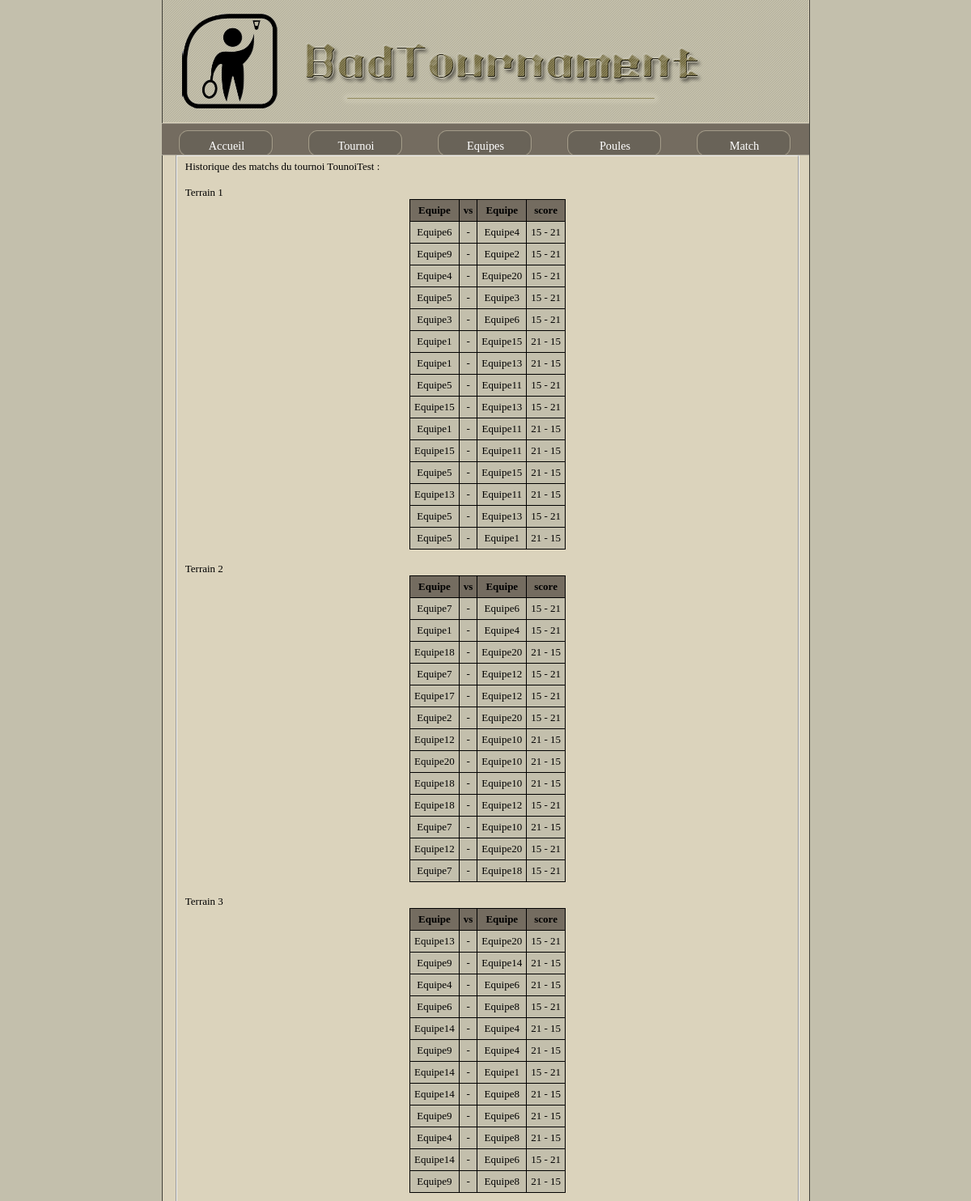
The app's page /matchs.php?fini=3 (upper part) with its own data.
### tables this page shows
CREATE TABLE IF NOT EXISTS `tournoi` (
  `idtournoi` int(10) unsigned NOT NULL AUTO_INCREMENT,
  `nomtournoi` varchar(50) DEFAULT NULL,
  `nbterrain` int(3) DEFAULT NULL,
  `nbjoueurparpoule` int(3) DEFAULT NULL,
  `nbpoule` int(3) DEFAULT NULL,
  `idcat` char(4) DEFAULT NULL,
  `estGenere` int(1) NOT NULL DEFAULT '0',
  PRIMARY KEY (`idtournoi`),
  KEY `fk_tournoi_categorie` (`idcat`)
);

CREATE TABLE IF NOT EXISTS `matchs` (
  `idmatch` int(10) unsigned NOT NULL AUTO_INCREMENT,
  `idequipe1` int(10) unsigned DEFAULT NULL,
  `idequipe2` int(10) unsigned DEFAULT NULL,
  `score1` int(2) DEFAULT NULL,
  `score2` int(2) DEFAULT NULL,
  `heurematch` date DEFAULT NULL,
  `estfini` tinyint(1) DEFAULT NULL,
  `estEnCours` tinyint(1) DEFAULT NULL,
  `idtournoi` int(10) unsigned DEFAULT NULL,
  `idtypematch` int(10) unsigned DEFAULT NULL,
  `idterrainjoue` int(10) unsigned DEFAULT NULL,
  PRIMARY KEY (`idmatch`),
  KEY `fk_matchs_tournoi` (`idtournoi`),
  KEY `fk_match_equipe1` (`idequipe1`),
  KEY `fk_match_equipe2` (`idequipe2`),
  KEY `fk_match_typematch` (`idtypematch`)
);

CREATE TABLE IF NOT EXISTS `equipe` (
  `idequipe` int(10) unsigned NOT NULL AUTO_INCREMENT,
  `nomequipe` varchar(50) DEFAULT NULL,
  `nbvictoire` int(2) DEFAULT NULL,
  `nbdefaite` int(2) DEFAULT NULL,
  `idpoule` int(10) unsigned DEFAULT NULL,
  `idtournoi` int(10) unsigned DEFAULT NULL,
  PRIMARY KEY (`idequipe`),
  KEY `fk_equipe_poule` (`idpoule`),
  KEY `fk_equipe_tournoi` (`idtournoi`)
);

### matchs.php (the view, shortened to what this page needs)
<!DOCTYPE HTML PUBLIC "-//W3C//DTD HTML 4.01 Transitional//EN"
"http://www.w3.org/TR/html4/loose.dtd">
<html xmlns="http://www.w3.org/1999/xhtml" xml:lang="fr" >
   <head>
	   <link rel="stylesheet" media="screen" type="text/css" title="design" href="style.css" />
	 </head>
   <body>
   		<?php include("banniere.php");
			  include("menu.php"); ?>
	<div id="contenu">
	<?php
	$idtournoi = $_SESSION['idtournoi'];
	if(isset($_GET['fini']))
	{
		if(isset($_POST['valider']))
		{
			if(!($_SESSION['lastAction'] == 2))
				echo "L'action précedent est impossible pour ce traitement , veuillez rafraichir la page.";
			else
			{
				$_SESSION['lastAction'] = 3;
				for($i=0;$i<$_SESSION['nbMatchs'];$i++)
				{
					mysql_query("UPDATE matchs SET estfini = 1 ,estEnCours = 0 WHERE idtournoi = '".$idtournoi."' AND idmatch = '".$_SESSION['tabMatchs'][$i]."' ;")
						OR DIE(mysql_error());
					 $label1 = "p".$i;
					 $label2 = "q".$i;
					 $score1 = $_POST[$label1];
					 $score2 = $_POST[$label2];
					 mysql_query("UPDATE matchs SET score1 =".$score1.", score2 =".$score2." WHERE idmatch = '".$_SESSION['tabMatchs'][$i]."';");
					 if($score1 > $score2)
					 {
						mysql_query("UPDATE equipe SET nbvictoire = nbvictoire +1 WHERE idequipe = '".$_SESSION['tabIdEquipes'][$i][0]."';");
						mysql_query("UPDATE equipe SET nbdefaite  = nbdefaite  +1 WHERE idequipe = '".$_SESSION['tabIdEquipes'][$i][1]."';");
					 }
					 if($score1 < $score2)
					 {
						mysql_query("UPDATE equipe SET nbvictoire = nbvictoire +1 WHERE idequipe = '".$_SESSION['tabIdEquipes'][$i][1]."';");
						mysql_query("UPDATE equipe SET nbdefaite  = nbdefaite  +1 WHERE idequipe = '".$_SESSION['tabIdEquipes'][$i][0]."';");
					 }
					 if($score1 == $score2)
					 {
						mysql_query("UPDATE equipe SET nbvictoire = nbvictoire +1 WHERE idequipe = '".$_SESSION['tabIdEquipes'][$i][0]."'
																			OR 	 idequipe = '".$_SESSION['tabIdEquipes'][$i][1]."' ;");
					 }
					 $resultat = mysql_query("select * from deroulementmatch where idtournoi = '".$idtournoi."' AND idmatch = '".$_SESSION['tabMatchs'][$i]."';") ;
					 $ligne = mysql_fetch_array($resultat);
					$idTerrain = $ligne['idterrain'];
					mysql_query("UPDATE matchs SET idterrainjoue = ".$idTerrain." WHERE idtournoi = '".$idtournoi."' AND idmatch = ".$_SESSION['tabMatchs'][$i].";");
					mysql_query("UPDATE deroulementmatch SET ordre = ordre -1 WHERE idtournoi = '".$idtournoi."' AND idterrain ='".$idTerrain."';") OR DIE(mysql_error());
					mysql_query("DELETE from deroulementmatch WHERE idtournoi = '".$idtournoi."' AND idmatch = '".$_SESSION['tabMatchs'][$i]."';") OR DIE(mysql_error());
					$ligne = mysql_fetch_array(mysql_query("select * from deroulementmatch WHERE idtournoi = '".$idtournoi."' AND idterrain = '".$idTerrain."' AND ordre = 0 ;"));
					$idNewMatch = $ligne['idmatch'];
					mysql_query("UPDATE matchs SET estfini = 0 ,estEnCours = 1 WHERE idtournoi = '".$idtournoi."' AND idmatch = '".$idNewMatch."';");
				}
				$requeteVide = mysql_query("select * from deroulementmatch WHERE idtournoi = '".$idtournoi."' ;");
				if( !($ligneVide = mysql_fetch_array($requeteVide)))
				{
					$requeteVide = mysql_query("select * from matchs WHERE  idtournoi = '".$idtournoi."' and idtypematch = 5");
					if( $ligne = mysql_fetch_array($requeteVide))
						header("Location: classement.php");
					else
						header("Location: generermatchs.php");
				}
				else
					header("Location: matchs.php?fini=1");
			}
		}else
		{
			$requete = "select * from matchs;";
			$resultatTournoi = mysql_query("select * from tournoi WHERE idtournoi = '".$idtournoi."' ;");
			$ligneTournoi = mysql_fetch_array($resultatTournoi);
			echo '<fieldset>';
			if($_GET['fini'] == 1)
			{
				$requete = "select * from matchs m , deroulementmatch dm WHERE m.idtournoi = '".$idtournoi."'
							AND  m.estEnCours AND m.idmatch = dm.idmatch
							AND dm.ordre = 0 ORDER BY dm.idterrain,dm.ordre;";
				$resultat = mysql_query($requete);
				if(mysql_num_rows($resultat) == 0)
					echo "<br/><br/><br/><br/><center>Aucun matchs en cours trouvés pour le tournoi ".$ligneTournoi['nomtournoi']."</center>";
				else
				{
					echo'<form action="matchs.php?fini=1" method="post"><br /><br />';
					while($ligne = mysql_fetch_array($resultat))
					{
						$idmatch = $ligne['idmatch'];
						$res1 = mysql_query("select nomequipe as nomeq1 from equipe where idtournoi = '".$idtournoi."' AND idequipe = '$ligne[idequipe1]';");
						$nomEq1 = mysql_fetch_array($res1);
						$res2 = mysql_query("select nomequipe as nomeq2 from equipe where idtournoi = '".$idtournoi."' AND idequipe = '$ligne[idequipe2]';");
						$nomEq2 = mysql_fetch_array($res2);
						$resultatDeroulementMatch = mysql_query("select * from deroulementmatch WHERE idtournoi = '".$idtournoi."' AND idmatch = '".$idmatch."';");
						$ligneDeroulementMatch = mysql_fetch_array($resultatDeroulementMatch);
						$idTerrain = $ligneDeroulementMatch['idterrain'];
						$resultatTerrain = mysql_query("select * from terrains WHERE idterrain ='".$idTerrain."';");
						$ligneTerrain = mysql_fetch_array($resultatTerrain);
						echo '<input type="checkbox" name ="'.$idmatch.'" id="'.$idmatch.'"/>';
						echo $ligneTerrain['nomterrain'].' : '.$nomEq1['nomeq1'].' vs '.$nomEq2['nomeq2']."<br />";
					}
					echo '<br/><input type ="submit" value="Saisir les scores" name="saisir" id/><br/><br/><br/>';
					echo'</form>';
				}
			}else
			{
				if($_GET['fini'] == 3)
					$requete = "select * from matchs WHERE idtournoi = '".$idtournoi."'
								AND estfini AND !estEnCours ORDER BY idterrainjoue asc;";
				$result = mysql_query($requete);
				$resultatTournoi = mysql_query("select * from tournoi WHERE idtournoi = '".$idtournoi."' ;");
				$ligneTournoi = mysql_fetch_array($resultatTournoi);
				if(  mysql_num_rows($result) == 0)
				{
							echo "<br/><br/><br/><br/><center>Aucun matchs ";
							if($_GET['fini'] == 2)
								echo "à venir ";
							if($_GET['fini'] == 3)
								echo "finis ";
							echo "trouvés pour le tournoi ".$ligneTournoi['nomtournoi']."</center>";
				}else
				{
					if($_GET['fini'] == 3)
						echo 'Historique des matchs du tournoi '.$ligneTournoi['nomtournoi'].' : <br/><br/>';
					$nbTerrains = $ligneTournoi['nbterrain'];
					$idLastTerrain = 1;
					for($i  = 1;$i<= $nbTerrains;$i++)
					{
						echo 'Terrain '.$i.'<br />';
						echo '<table id="liste_equipe">
							<tr>
								<th>Equipe</th>
								<th>vs</th>
								<th>Equipe</th>';
							if($_GET['fini'] == 3)
								echo'<th>score</th>';
							else
								echo' <th>ordre</th>';
							echo'</tr>';
						$ligne = mysql_fetch_array($result);
						do
						{
							$idmatch = $ligne['idmatch'];
							$res1 = mysql_query("select nomequipe as nomeq1 from equipe where idtournoi = '".$idtournoi."' AND idequipe = '$ligne[idequipe1]';");
							$nomEq1 = mysql_fetch_array($res1);
							$res2 = mysql_query("select nomequipe as nomeq2 from equipe where idtournoi = '".$idtournoi."' AND idequipe = '$ligne[idequipe2]';");
							$nomEq2 = mysql_fetch_array($res2);
							if($_GET['fini'] == 3)
							{
								$resultatDeroulementMatch = mysql_query("select * from matchs WHERE idtournoi = '".$idtournoi."'
																		AND idmatch = '".$idmatch."';");
								$ligneDeroulementMatch = mysql_fetch_array($resultatDeroulementMatch);
							}
							if($nomEq1['nomeq1'] != null && $nomEq2['nomeq2'] != null)
							{
								echo '<tr>';
									echo '<td>';
										echo $nomEq1['nomeq1'];
									echo '</td>';
									echo '<td>';
										echo '-';
									echo '</td>';
									echo '<td>';
										echo $nomEq2['nomeq2'];
									echo '</td>';
								if($_GET['fini'] == 3)
								{
									echo '<td>';
										echo $ligne['score1'].' - '.$ligne['score2'];
									echo '</td>';
								}else
								{
									echo '<td>';
										echo $ligneDeroulementMatch['ordre'];
									echo '</td>';
								}
								echo '</tr>';
							}
							$ligne = mysql_fetch_array($result);
							if($_GET['fini'] == 2)
								$idLastTerrain = $ligne['idterrain'];
							else
								$idLastTerrain = $ligne['idterrainjoue'];
						}while($idLastTerrain == $i);
					echo '</table>';
					echo '<br />';
					}
				}
			}
			echo '</fieldset>';
		}
	}else
		echo '<br/><br/><br/><br/><center>Mauvais usage de la page</center>';
   	echo '</div>';
		include("pied_de_page.php"); ?>
	</body>
</html>

### style.css (style rules this page uses)
html { background:url("images/fond.png"); width:auto; height:auto; background-repeat:repeat; }
body { width:1000px; margin:auto; background-image:url("images/background.png"); background-repeat:repeat-y; font-family:verdana; font-size:small; }
#liste_equipe { background-color:#C3BFAC; margin: auto; border: medium solid #6495ed; border : 1px outset black; border-collapse: collapse; font-family:cursive; font-size:small; text-align:center; }
#liste_equipe td { padding:5px; text-align:center; border:1px solid black; }
#liste_equipe th { background-color:#746C60; border:1px solid black; text-align:center; padding : 5px; }
#contenu { margin-left:115px; margin-right:110px; text-align:justify; min-height: 150px; }

### records on screen
tournoi: nomtournoi "TounoiTest"
matchs: idequipe1.nomequipe "Equipe6", idequipe2.nomequipe "Equipe4", score1 "15", score2 "21"
matchs: idequipe1.nomequipe "Equipe9", idequipe2.nomequipe "Equipe2", score1 "15", score2 "21"
matchs: idequipe1.nomequipe "Equipe4", idequipe2.nomequipe "Equipe20", score1 "15", score2 "21"
matchs: idequipe1.nomequipe "Equipe5", idequipe2.nomequipe "Equipe3", score1 "15", score2 "21"
matchs: idequipe1.nomequipe "Equipe3", idequipe2.nomequipe "Equipe6", score1 "15", score2 "21"
matchs: idequipe1.nomequipe "Equipe1", idequipe2.nomequipe "Equipe15", score1 "21", score2 "15"
matchs: idequipe1.nomequipe "Equipe1", idequipe2.nomequipe "Equipe13", score1 "21", score2 "15"
matchs: idequipe1.nomequipe "Equipe5", idequipe2.nomequipe "Equipe11", score1 "15", score2 "21"
matchs: idequipe1.nomequipe "Equipe15", idequipe2.nomequipe "Equipe13", score1 "15", score2 "21"
matchs: idequipe1.nomequipe "Equipe1", idequipe2.nomequipe "Equipe11", score1 "21", score2 "15"
matchs: idequipe1.nomequipe "Equipe15", idequipe2.nomequipe "Equipe11", score1 "21", score2 "15"
matchs: idequipe1.nomequipe "Equipe5", idequipe2.nomequipe "Equipe15", score1 "21", score2 "15"
matchs: idequipe1.nomequipe "Equipe13", idequipe2.nomequipe "Equipe11", score1 "21", score2 "15"
matchs: idequipe1.nomequipe "Equipe5", idequipe2.nomequipe "Equipe13", score1 "15", score2 "21"
matchs: idequipe1.nomequipe "Equipe5", idequipe2.nomequipe "Equipe1", score1 "21", score2 "15"
matchs: idequipe1.nomequipe "Equipe7", idequipe2.nomequipe "Equipe6", score1 "15", score2 "21"
matchs: idequipe1.nomequipe "Equipe1", idequipe2.nomequipe "Equipe4", score1 "15", score2 "21"
matchs: idequipe1.nomequipe "Equipe18", idequipe2.nomequipe "Equipe20", score1 "21", score2 "15"
matchs: idequipe1.nomequipe "Equipe7", idequipe2.nomequipe "Equipe12", score1 "15", score2 "21"
matchs: idequipe1.nomequipe "Equipe17", idequipe2.nomequipe "Equipe12", score1 "15", score2 "21"
matchs: idequipe1.nomequipe "Equipe2", idequipe2.nomequipe "Equipe20", score1 "15", score2 "21"
matchs: idequipe1.nomequipe "Equipe12", idequipe2.nomequipe "Equipe10", score1 "21", score2 "15"
matchs: idequipe1.nomequipe "Equipe20", idequipe2.nomequipe "Equipe10", score1 "21", score2 "15"
matchs: idequipe1.nomequipe "Equipe18", idequipe2.nomequipe "Equipe10", score1 "21", score2 "15"
matchs: idequipe1.nomequipe "Equipe18", idequipe2.nomequipe "Equipe12", score1 "15", score2 "21"
matchs: idequipe1.nomequipe "Equipe7", idequipe2.nomequipe "Equipe10", score1 "21", score2 "15"
matchs: idequipe1.nomequipe "Equipe12", idequipe2.nomequipe "Equipe20", score1 "15", score2 "21"
matchs: idequipe1.nomequipe "Equipe7", idequipe2.nomequipe "Equipe18", score1 "15", score2 "21"
matchs: idequipe1.nomequipe "Equipe13", idequipe2.nomequipe "Equipe20", score1 "15", score2 "21"
matchs: idequipe1.nomequipe "Equipe9", idequipe2.nomequipe "Equipe14", score1 "21", score2 "15"
matchs: idequipe1.nomequipe "Equipe4", idequipe2.nomequipe "Equipe6", score1 "21", score2 "15"
matchs: idequipe1.nomequipe "Equipe6", idequipe2.nomequipe "Equipe8", score1 "15", score2 "21"
matchs: idequipe1.nomequipe "Equipe14", idequipe2.nomequipe "Equipe4", score1 "21", score2 "15"
matchs: idequipe1.nomequipe "Equipe9", idequipe2.nomequipe "Equipe4", score1 "21", score2 "15"
matchs: idequipe1.nomequipe "Equipe14", idequipe2.nomequipe "Equipe1", score1 "15", score2 "21"
matchs: idequipe1.nomequipe "Equipe14", idequipe2.nomequipe "Equipe8", score1 "21", score2 "15"
matchs: idequipe1.nomequipe "Equipe9", idequipe2.nomequipe "Equipe6", score1 "21", score2 "15"
matchs: idequipe1.nomequipe "Equipe4", idequipe2.nomequipe "Equipe8", score1 "21", score2 "15"
matchs: idequipe1.nomequipe "Equipe14", idequipe2.nomequipe "Equipe6", score1 "15", score2 "21"
matchs: idequipe1.nomequipe "Equipe9", idequipe2.nomequipe "Equipe8", score1 "21", score2 "15"
